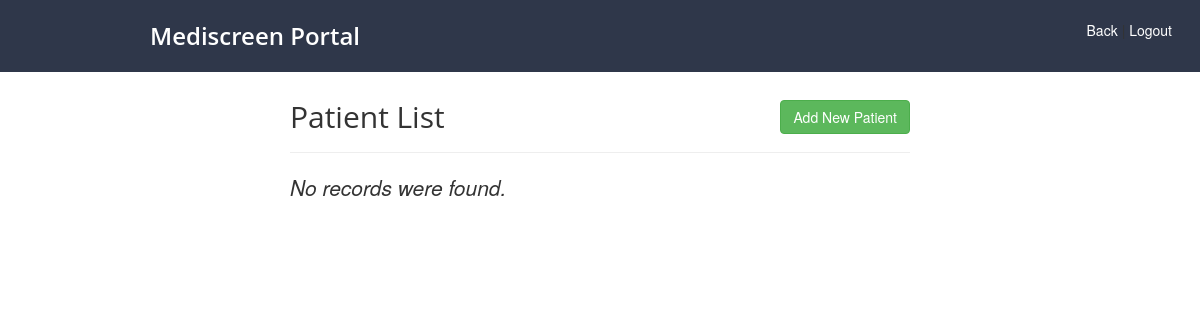
The page /scripts/ops/pat/list.php on the database as committed earlier.
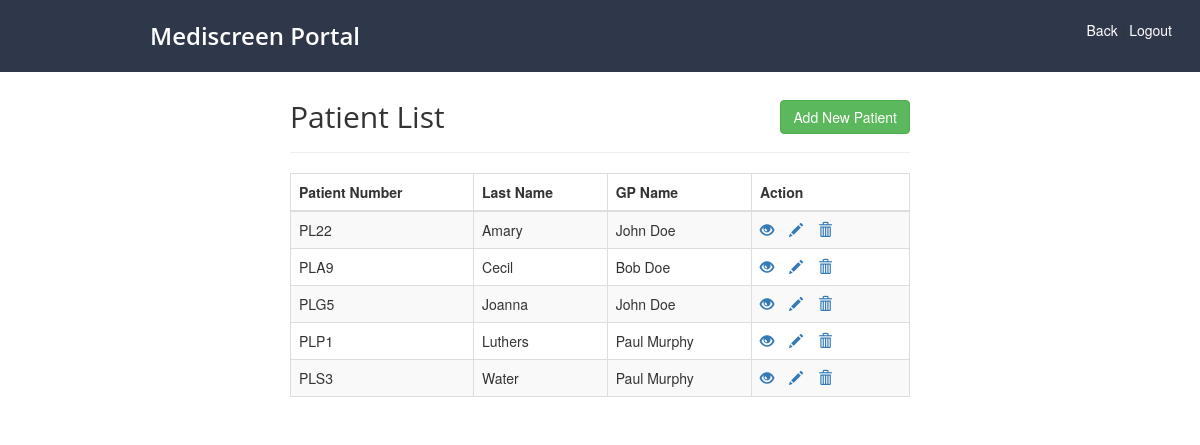
The same page on the database as committed later.
### tables this page shows
CREATE TABLE `patient` (
  `patient_no` varchar(255) NOT NULL,
  `first_name` varchar(255) DEFAULT NULL,
  `last_name` varchar(255) DEFAULT NULL,
  `address` varchar(255) DEFAULT NULL,
  `gender` varchar(255) DEFAULT NULL,
  `phone_no` varchar(255) DEFAULT NULL,
  `dob` date DEFAULT NULL,
  `email` varchar(255) DEFAULT NULL,
  `gp_name` varchar(255) DEFAULT NULL
);

### scripts/ops/pat/list.php (the view, shortened to what this page needs)
<!DOCTYPE html>
<html lang="en">
<head>
    <link rel="stylesheet" href="https://maxcdn.bootstrapcdn.com/bootstrap/3.3.7/css/bootstrap.css">
	<link rel="stylesheet" href="/website/scripts/navstyle.css">
</head>
<body>
	<nav class="navbar2">
			<h1><a id="title" href="/website/dashboard.php">Mediscreen Portal</a></h1>
			<div class="nav">
			<ul class="re-log">
				<a href="#" onclick="history.go(-1)">Back</a> |
				<a href="scripts/logout.php">Logout</a>
			</ul>
			</div>
	</nav>
    <div class="wrapper">
        <div class="container-fluid">
            <div class="row">
                <div class="col-md-12">
                    <div class="page-header clearfix" style="margin-top: 10rem;">
                        <h2 class="pull-left">Patient List</h2>
                        <a href="create.php" class="btn btn-success pull-right">Add New Patient</a>
                    </div>
                    <?php
                    require_once __DIR__ . "/../../config.php";
                    $sql = "SELECT * FROM patient";
                    if($result = mysqli_query($conn, $sql)){
                        if(mysqli_num_rows($result) > 0){
                            echo "<table class='table table-bordered table-striped'>";
                                echo "<thead>";
                                    echo "<tr>";
                                        echo "<th>Patient Number</th>";
                                        echo "<th>Last Name</th>";
										echo "<th>GP Name</th>";
                                        echo "<th>Action</th>";
                                    echo "</tr>";
                                echo "</thead>";
                                echo "<tbody>";
                                while($row = mysqli_fetch_array($result)){
                                    echo "<tr>";
                                        echo "<td>" . $row['patient_no'] . "</td>";
                                        echo "<td>" . $row['last_name'] . "</td>";
										echo "<td>" . $row['gp_name'] . "</td>";
                                        echo "<td>";
                                            echo "<a href='read.php?patient_no=". $row['patient_no'] ."' title='View Record' data-toggle='tooltip'><span class='glyphicon glyphicon-eye-open'></span></a>";
                                            echo "<a href='update.php?patient_no=". $row['patient_no'] ."' title='Update Record' data-toggle='tooltip'><span class='glyphicon glyphicon-pencil'></span></a>";
                                            echo "<a href='delete.php?patient_no=". $row['patient_no'] ."' title='Delete Record' data-toggle='tooltip'><span class='glyphicon glyphicon-trash'></span></a>";
                                        echo "</td>";
                                    echo "</tr>";
                                }
                                echo "</tbody>";
                            echo "</table>";
                        } else{
                            echo "<p class='lead'><em>No records were found.</em></p>";
                        }
                    } else{
                        echo "ERROR: Could not able to execute $sql. " . mysqli_error($conn);
                    }
                    ?>
                </div>
            </div>
        </div>
    </div>
</body>
</html>

### scripts/navstyle.css (style rules this page uses)
.navbar2 { padding: 20px 20px 20px 150px; width: 100%; height: auto; background-color: #2F374A; overflow: auto; margin: 0; position: fixed; }
.navbar1 h1, .navbar2 h1 { font-family: 'Open Sans', sans-serif; font-size: 24px; font-style: normal; font-weight: 600; letter-spacing: normal; line-height: 32.2px; text-transform: none; color: #FFFFFF; }
.navbar1 a, .navbar2 a { text-decoration: none; color: white; }
ul, li { list-style-type: none; display: inline; text-align: center; padding-top: 5px; margin: 8px; }
.nav { float: right; display: inline-block; }
h1, .nav-links, .login { display: inline-block; margin: 0; }
h2 { font-family: 'Open Sans', sans-serif; }

### scripts/ops/pat/list.php (style rules this page uses)
.wrapper { width: 650px; margin: 0 auto; }
.page-header h2 { margin-top: 0; }
table tr td:last-child a { margin-right: 15px; }

Rows that differ between the two databases and show on the page:
added patient: patient_no "PL22", last_name "Amary", gp_name "John Doe"
added patient: patient_no "PLA9", last_name "Cecil", gp_name "Bob Doe"
added patient: patient_no "PLG5", last_name "Joanna", gp_name "John Doe"
added patient: patient_no "PLP1", last_name "Luthers", gp_name "Paul Murphy"
added patient: patient_no "PLS3", last_name "Water", gp_name "Paul Murphy"
Other text that changed with them:
text no longer shown: "No records were found."
text now shown: "Patient Number Last Name GP Name Action"
